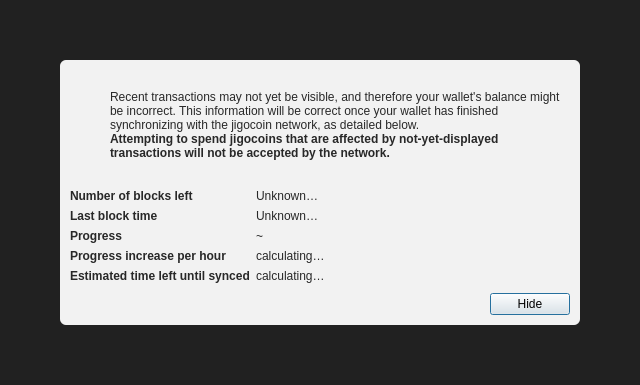
<?xml version="1.0" encoding="UTF-8"?>
<ui version="4.0">
 <class>ModalOverlay</class>
 <widget class="QWidget" name="ModalOverlay">
  <property name="geometry">
   <rect>
    <x>0</x>
    <y>0</y>
    <width>640</width>
    <height>385</height>
   </rect>
  </property>
  <property name="windowTitle">
   <string>Form</string>
  </property>
  <layout class="QVBoxLayout" name="verticalLayout" stretch="0">
   <property name="sizeConstraint">
    <enum>QLayout::SetDefaultConstraint</enum>
   </property>
   <property name="leftMargin">
    <number>0</number>
   </property>
   <property name="topMargin">
    <number>0</number>
   </property>
   <property name="rightMargin">
    <number>0</number>
   </property>
   <property name="bottomMargin">
    <number>0</number>
   </property>
   <item>
    <widget class="QWidget" name="bgWidget" native="true">
     <property name="styleSheet">
      <string notr="true">#bgWidget { background: rgba(0,0,0,220); }</string>
     </property>
     <layout class="QVBoxLayout" name="verticalLayoutMain" stretch="1">
      <property name="leftMargin">
       <number>60</number>
      </property>
      <property name="topMargin">
       <number>60</number>
      </property>
      <property name="rightMargin">
       <number>60</number>
      </property>
      <property name="bottomMargin">
       <number>60</number>
      </property>
      <item>
       <widget class="QWidget" name="contentWidget" native="true">
        <property name="styleSheet">
         <string notr="true">#contentWidget { background: rgba(255,255,255,240); border-radius: 6px; }

QLabel { color: rgb(40,40,40);  }</string>
        </property>
        <layout class="QVBoxLayout" name="verticalLayoutSub" stretch="1,0,0,0">
         <property name="spacing">
          <number>0</number>
         </property>
         <property name="leftMargin">
          <number>10</number>
         </property>
         <property name="topMargin">
          <number>10</number>
         </property>
         <property name="rightMargin">
          <number>10</number>
         </property>
         <property name="bottomMargin">
          <number>10</number>
         </property>
         <item>
          <layout class="QHBoxLayout" name="horizontalLayoutIconText" stretch="0,1">
           <property name="topMargin">
            <number>20</number>
           </property>
           <item>
            <layout class="QVBoxLayout" name="verticalLayoutIcon">
             <property name="leftMargin">
              <number>0</number>
             </property>
             <item>
              <widget class="QPushButton" name="warningIcon">
               <property name="enabled">
                <bool>false</bool>
               </property>
               <property name="text">
                <string/>
               </property>
               <property name="icon">
                <iconset>
                 <normaloff>:/icons/warning</normaloff>
                 <disabledoff>:/icons/warning</disabledoff>:/icons/warning</iconset>
               </property>
               <property name="iconSize">
                <size>
                 <width>48</width>
                 <height>48</height>
                </size>
               </property>
               <property name="flat">
                <bool>true</bool>
               </property>
              </widget>
             </item>
             <item>
              <spacer name="verticalSpacerWarningIcon">
               <property name="orientation">
                <enum>Qt::Vertical</enum>
               </property>
               <property name="sizeHint" stdset="0">
                <size>
                 <width>20</width>
                 <height>40</height>
                </size>
               </property>
              </spacer>
             </item>
            </layout>
           </item>
           <item>
            <layout class="QVBoxLayout" name="verticalLayoutInfoText">
             <property name="leftMargin">
              <number>0</number>
             </property>
             <property name="topMargin">
              <number>0</number>
             </property>
             <item>
              <widget class="QLabel" name="infoText">
               <property name="text">
                <string>Recent transactions may not yet be visible, and therefore your wallet's balance might be incorrect. This information will be correct once your wallet has finished synchronizing with the jigocoin network, as detailed below.</string>
               </property>
               <property name="textFormat">
                <enum>Qt::RichText</enum>
               </property>
               <property name="wordWrap">
                <bool>true</bool>
               </property>
              </widget>
             </item>
             <item>
              <widget class="QLabel" name="infoTextStrong">
               <property name="font">
                <font>
                 <weight>75</weight>
                 <bold>true</bold>
                </font>
               </property>
               <property name="text">
                <string>Attempting to spend jigocoins that are affected by not-yet-displayed transactions will not be accepted by the network.</string>
               </property>
               <property name="textFormat">
                <enum>Qt::RichText</enum>
               </property>
               <property name="wordWrap">
                <bool>true</bool>
               </property>
              </widget>
             </item>
             <item>
              <spacer name="verticalSpacerInTextSpace">
               <property name="orientation">
                <enum>Qt::Vertical</enum>
               </property>
               <property name="sizeHint" stdset="0">
                <size>
                 <width>20</width>
                 <height>40</height>
                </size>
               </property>
              </spacer>
             </item>
            </layout>
           </item>
          </layout>
         </item>
         <item>
          <spacer name="verticalSpacerAfterText">
           <property name="orientation">
            <enum>Qt::Vertical</enum>
           </property>
           <property name="sizeHint" stdset="0">
            <size>
             <width>20</width>
             <height>40</height>
            </size>
           </property>
          </spacer>
         </item>
         <item>
          <layout class="QFormLayout" name="formLayout">
           <property name="fieldGrowthPolicy">
            <enum>QFormLayout::FieldsStayAtSizeHint</enum>
           </property>
           <property name="horizontalSpacing">
            <number>6</number>
           </property>
           <property name="verticalSpacing">
            <number>6</number>
           </property>
           <property name="topMargin">
            <number>10</number>
           </property>
           <item row="0" column="0">
            <widget class="QLabel" name="labelNumberOfBlocksLeft">
             <property name="font">
              <font>
               <weight>75</weight>
               <bold>true</bold>
              </font>
             </property>
             <property name="text">
              <string>Number of blocks left</string>
             </property>
            </widget>
           </item>
           <item row="0" column="1">
            <widget class="QLabel" name="numberOfBlocksLeft">
             <property name="text">
              <string>Unknown…</string>
             </property>
            </widget>
           </item>
           <item row="1" column="0">
            <widget class="QLabel" name="labelLastBlockTime">
             <property name="font">
              <font>
               <weight>75</weight>
               <bold>true</bold>
              </font>
             </property>
             <property name="text">
              <string>Last block time</string>
             </property>
            </widget>
           </item>
           <item row="1" column="1">
            <widget class="QLabel" name="newestBlockDate">
             <property name="sizePolicy">
              <sizepolicy hsizetype="Maximum" vsizetype="Preferred">
               <horstretch>0</horstretch>
               <verstretch>0</verstretch>
              </sizepolicy>
             </property>
             <property name="text">
              <string>Unknown…</string>
             </property>
            </widget>
           </item>
           <item row="2" column="0">
            <widget class="QLabel" name="labelSyncDone">
             <property name="font">
              <font>
               <weight>75</weight>
               <bold>true</bold>
              </font>
             </property>
             <property name="text">
              <string>Progress</string>
             </property>
            </widget>
           </item>
           <item row="2" column="1">
            <layout class="QHBoxLayout" name="horizontalLayoutSync" stretch="0,1">
             <item>
              <widget class="QLabel" name="percentageProgress">
               <property name="text">
                <string notr="true">~</string>
               </property>
              </widget>
             </item>
            </layout>
           </item>
           <item row="4" column="0">
            <widget class="QLabel" name="labelProgressIncrease">
             <property name="font">
              <font>
               <weight>75</weight>
               <bold>true</bold>
              </font>
             </property>
             <property name="text">
              <string>Progress increase per hour</string>
             </property>
            </widget>
           </item>
           <item row="4" column="1">
            <widget class="QLabel" name="progressIncreasePerH">
             <property name="text">
              <string>calculating…</string>
             </property>
            </widget>
           </item>
           <item row="5" column="0">
            <widget class="QLabel" name="labelEstimatedTimeLeft">
             <property name="font">
              <font>
               <weight>75</weight>
               <bold>true</bold>
              </font>
             </property>
             <property name="text">
              <string>Estimated time left until synced</string>
             </property>
            </widget>
           </item>
           <item row="5" column="1">
            <widget class="QLabel" name="expectedTimeLeft">
             <property name="text">
              <string>calculating…</string>
             </property>
            </widget>
           </item>
          </layout>
         </item>
         <item>
          <layout class="QHBoxLayout" name="horizontalLayoutButtons">
           <property name="leftMargin">
            <number>10</number>
           </property>
           <property name="topMargin">
            <number>10</number>
           </property>
           <item>
            <spacer name="horizontalSpacer">
             <property name="orientation">
              <enum>Qt::Horizontal</enum>
             </property>
             <property name="sizeHint" stdset="0">
              <size>
               <width>40</width>
               <height>20</height>
              </size>
             </property>
            </spacer>
           </item>
           <item>
            <widget class="QPushButton" name="closeButton">
             <property name="text">
              <string>Hide</string>
             </property>
             <property name="shortcut">
              <string>Esc</string>
             </property>
             <property name="focusPolicy">
              <enum>Qt::StrongFocus</enum>
             </property>
             <property name="default">
              <bool>true</bool>
             </property>
            </widget>
           </item>
          </layout>
         </item>
        </layout>
       </widget>
      </item>
     </layout>
    </widget>
   </item>
  </layout>
 </widget>
 <resources/>
 <connections/>
</ui>
